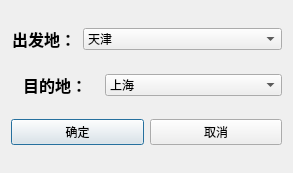
<?xml version="1.0" encoding="UTF-8"?>
<ui version="4.0">
 <class>PathDialog</class>
 <widget class="QDialog" name="PathDialog">
  <property name="geometry">
   <rect>
    <x>0</x>
    <y>0</y>
    <width>293</width>
    <height>173</height>
   </rect>
  </property>
  <property name="windowTitle">
   <string>路径选择</string>
  </property>
  <layout class="QVBoxLayout" name="verticalLayout">
   <item>
    <layout class="QHBoxLayout" name="horizontalLayout_2" stretch="1,3">
     <item>
      <widget class="QLabel" name="label_start">
       <property name="font">
        <font>
         <family>Arial</family>
         <pointsize>12</pointsize>
         <weight>75</weight>
         <bold>true</bold>
        </font>
       </property>
       <property name="text">
        <string>出发地：</string>
       </property>
       <property name="textFormat">
        <enum>Qt::AutoText</enum>
       </property>
       <property name="alignment">
        <set>Qt::AlignCenter</set>
       </property>
      </widget>
     </item>
     <item>
      <widget class="QComboBox" name="comboBox_start">
       <property name="sizePolicy">
        <sizepolicy hsizetype="Preferred" vsizetype="Fixed">
         <horstretch>0</horstretch>
         <verstretch>0</verstretch>
        </sizepolicy>
       </property>
       <property name="focusPolicy">
        <enum>Qt::WheelFocus</enum>
       </property>
       <item>
        <property name="text">
         <string>天津</string>
        </property>
       </item>
       <item>
        <property name="text">
         <string>上海</string>
        </property>
       </item>
      </widget>
     </item>
    </layout>
   </item>
   <item>
    <layout class="QHBoxLayout" name="horizontalLayout_3" stretch="1,2">
     <item>
      <widget class="QLabel" name="label_end">
       <property name="font">
        <font>
         <family>Arial</family>
         <pointsize>12</pointsize>
         <weight>75</weight>
         <bold>true</bold>
        </font>
       </property>
       <property name="lineWidth">
        <number>1</number>
       </property>
       <property name="text">
        <string>目的地：</string>
       </property>
       <property name="alignment">
        <set>Qt::AlignCenter</set>
       </property>
       <property name="wordWrap">
        <bool>false</bool>
       </property>
       <property name="margin">
        <number>0</number>
       </property>
      </widget>
     </item>
     <item>
      <widget class="QComboBox" name="comboBox_end">
       <property name="sizePolicy">
        <sizepolicy hsizetype="Expanding" vsizetype="Fixed">
         <horstretch>0</horstretch>
         <verstretch>0</verstretch>
        </sizepolicy>
       </property>
       <item>
        <property name="text">
         <string>上海</string>
        </property>
       </item>
       <item>
        <property name="text">
         <string>日本</string>
        </property>
       </item>
      </widget>
     </item>
    </layout>
   </item>
   <item>
    <layout class="QHBoxLayout" name="horizontalLayout">
     <item>
      <widget class="QPushButton" name="pushButton_sure">
       <property name="text">
        <string>确定</string>
       </property>
      </widget>
     </item>
     <item>
      <widget class="QPushButton" name="pushButton_cancel">
       <property name="text">
        <string>取消</string>
       </property>
      </widget>
     </item>
    </layout>
   </item>
  </layout>
 </widget>
 <resources/>
 <connections/>
</ui>
